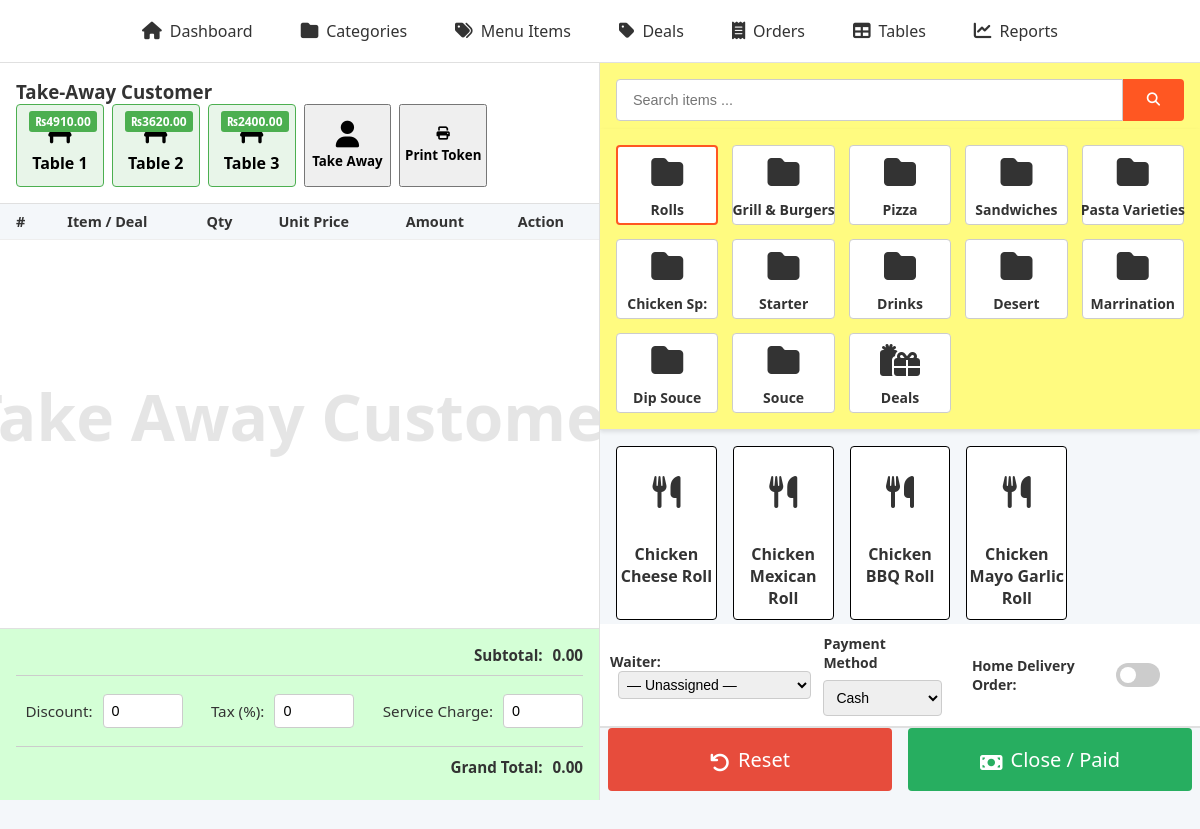
The page /orders/create/ (signed in) on the database as committed earlier.
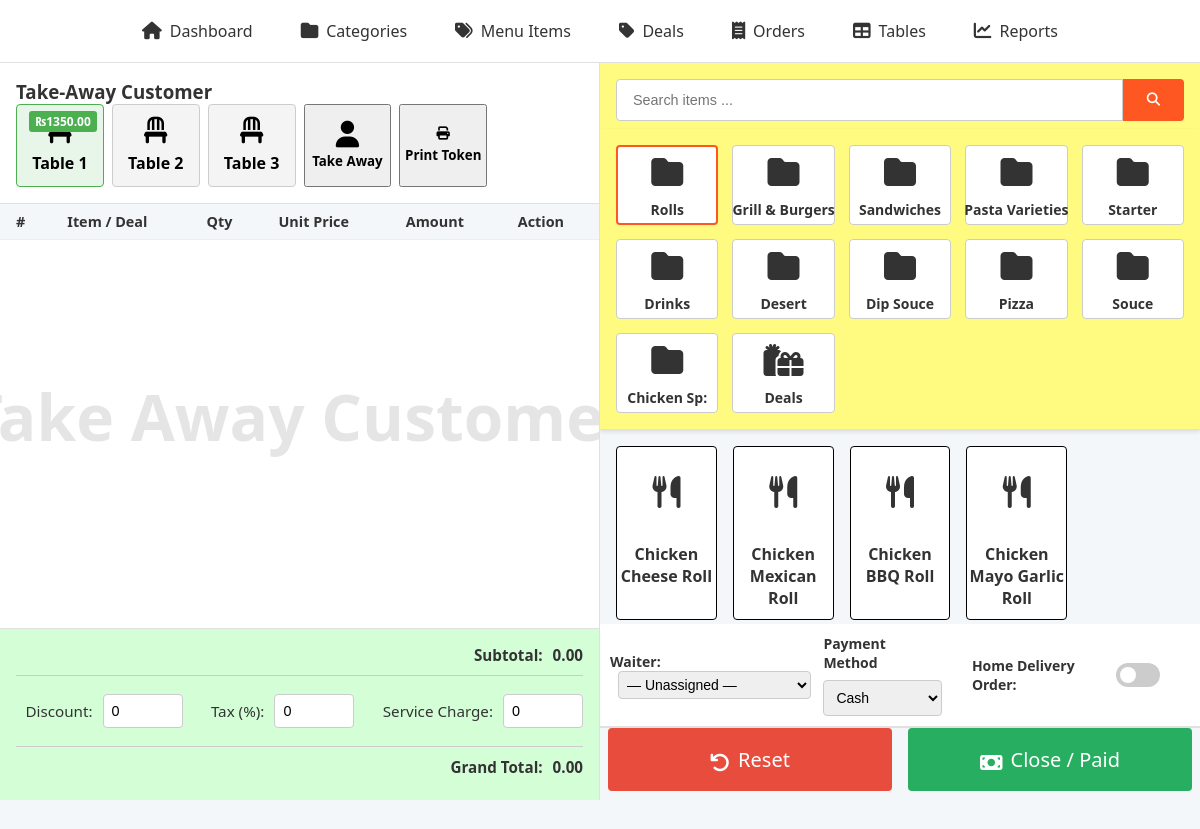
The same page on the database as committed later.
### core/models.py (models this page shows, shortened)
class Table(models.Model):
    number = models.PositiveIntegerField(unique=True)
    seats = models.PositiveIntegerField(default=4)
    is_occupied = models.BooleanField(default=False)

class Category(models.Model):
    name = models.CharField(max_length=100, unique=True)
    description = models.TextField(blank=True)
    show_in_orders = models.BooleanField(
        default=True,
        help_text="If false, this category will be hidden in the order‐taking UI."
    )
    created_at = models.DateTimeField(auto_now_add=True)
    updated_at = models.DateTimeField(auto_now=True)
    rank = models.IntegerField(null=True, blank=True)
    class Meta:
        verbose_name_plural = "Categories"

### core/views.py (the view, shortened to what this page needs)
# urls.py: path('orders/create/', OrderCreateView.as_view(), name='order_create'),
class OrderCreateView(LoginRequiredMixin, View):
    def get(self, request):
        categories = (
            Category.objects
                .filter(show_in_orders=True)
                .order_by('rank')
                .prefetch_related('items')
        )
        all_waiters = Waiter.objects.order_by('name').values('id','name')
        waiters_json = json.dumps(list(all_waiters))
        all_menu_items = MenuItem.objects.filter(is_available=True)\
        .select_related('category')\
        .order_by('rank')
        menu_items_list = [
            {
                "id": mi.id,
                "name": mi.name,
                "price": float(mi.price),
                "food_panda_price": float(mi.food_panda_price) if mi.food_panda_price is not None else 0.0,
                "category_id": mi.category.id,
                "image_url": mi.image.url if mi.image else ""
            }
            for mi in all_menu_items
        ]
        all_menu_items_json = json.dumps(menu_items_list)
        all_deals = Deal.objects.filter(is_available=True).prefetch_related('deal_items__menu_item')
        deals_list = []
        all_deals_json = json.dumps(deals_list)
        initial_po_items_json = json.dumps([])
        tables = list(Table.objects.all().order_by("number"))
        sessions = TableSession.objects\
            .prefetch_related('picked_items')\
            .all()\
            .in_bulk(field_name='table_id')
        for t in tables:
            sess = sessions.get(t.id)
            if sess:
                total = sum(
                    pi.quantity * pi.unit_price
                    for pi in sess.picked_items.all()
                )
                t.current_order_total = f"{total:.2f}"
                t.has_items = total > 0
            else:
                t.current_order_total = "0.00"
                t.has_items = False
        return render(request, "orders/order_form.html", {
            "categories": categories,
            "all_menu_items_json": all_menu_items_json,
            "all_deals_json": all_deals_json,
            "initial_po_items_json": initial_po_items_json,
            "order": None,
            "tables": tables,
            "waiters_json": waiters_json,
        })

### core/templates/orders/order_form.html (shortened to what the changed rows need)
{% extends 'base.html' %} {% block title %} {% if order %} Edit Order #{{ order.number }} {% else %} New Order {% endif %} {% endblock %}  {% block content %}
<div class="order-container">
  <div class="order-left">
    <div class="table-selector">
      <div class="tables-grid">
        {% for table in tables %}
        <button class="table-btn {% if table.has_items %} active{% endif %} {% if order and order.table_id == table.id %} selected{% endif %}" data-table-id="{{ table.id }}">
          <i class="fa fa-chair fa-2x"></i>
          <span>Table {{ table.number }}</span>
          {% if table.has_items %}
          <span class="status">₨{{ table.current_order_total }}</span>
          {% endif %}
        </button>
        {% endfor %}
      </div>
    </div>
    <div class="order-items-table">
      <table>
        <thead>
          <tr>
            <th>#</th>
            <th>Item / Deal</th>
            <th>Qty</th>
            <th>Unit Price</th>
            <th>Amount</th>
            <th>Action</th>
          </tr>
        </thead>
      </table>
    </div>
  </div>
  <div class="order-right">
    <div class="right-main">
      <div class="categories-row" id="categories-row">
        {% for cat in categories %}
        <div class="category-card" data-cat-id="{{ cat.id }}">
          {% with first_item=cat.items.first %} {% if first_item and first_item.image %}
          <img src="{{ first_item.image.url }}" alt="{{ cat.name }}" />
          {% else %}
          <i class="fa fa-folder fa-2x"></i>
          {% endif %} {% endwith %}
          <span>{{ cat.name }}</span>
        </div>
        {% endfor %}
      </div>
    </div>
  </div>
</div>
{% endblock %}

Rows that differ between the two databases and show on the page:
no longer on this page (row edited): Category: name "Marrination"
computed for Table (number 1 of 3 on the later page): current_order_total "4910.00" → "1350.00"
shown differently, row unchanged: Table (number 2 of 3 on the later page): current_order_total "3620.00" → (not shown)
shown differently, row unchanged: Table (number 3 of 3 on the later page): current_order_total "2400.00" → (not shown)
changed Category "Pizza": moves down the list
changed Category "Chicken Sp:": moves down the list
